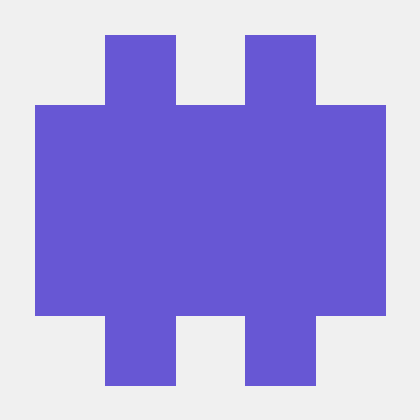
#> input picture Python_bir/deneme.png, 420 x 420 px
$ python deneme5.py
#> lines starting #> are read from the running program, lines starting #| are printed output that depends on the picture; after the words box and inside, x2 and y2 are one past the last pixel; in counts of white or black regions, pixels touching at a corner belong together
import cv2
import numpy as np

# İki resmi yükleme
img1 = cv2.imread('deneme.png', cv2.IMREAD_GRAYSCALE)
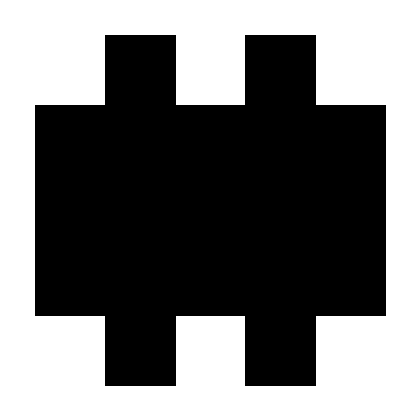
#> img1: shape (420, 420); values 106 (black) and 240 (white), 46.7% white; 1 white region, box (x1, y1, x2, y2) and area: (0, 0, 420, 420) 82459
img2 = cv2.imread('denme.png', cv2.IMREAD_GRAYSCALE)
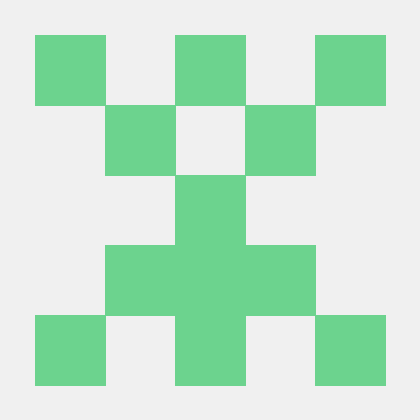
#> input picture Python_bir/denme.png, 420 x 420 px
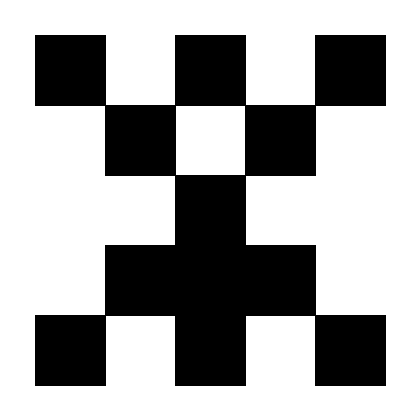
#> img2: shape (420, 420); values 172 (black) and 240 (white), 65.9% white; 1 black region, box (x1, y1, x2, y2) and area: (35, 35, 386, 386) 60200

# İki resmi binary formata dönüştürme
_, img1_binary = cv2.threshold(img1, 127, 255, cv2.THRESH_BINARY)
_, img2_binary = cv2.threshold(img2, 127, 255, cv2.THRESH_BINARY)
#> img2_binary: shape (420, 420); every value is 255

# İki resmi binary AND işlemiyle birleştirme
result = cv2.bitwise_and(img1_binary, img2_binary)
#result = cv2.bitwise_or(img1_binary, img2_binary)
# Sonucu gösterme
cv2.imshow('Binary AND', result)
cv2.waitKey(0)
cv2.destroyAllWindows()
